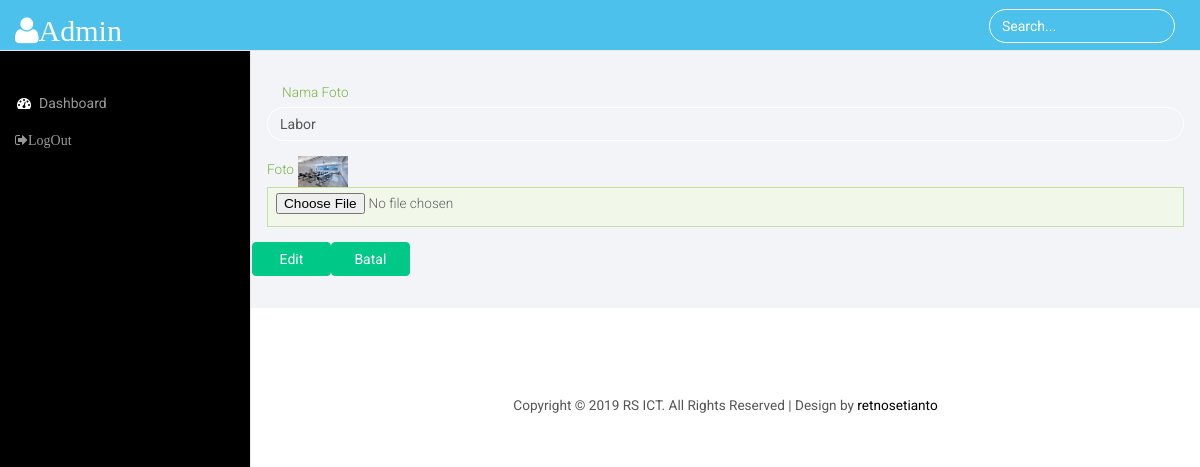
/admin/User/index.php?page=edit_galeri&id=2, run on the app's committed database.
### tables this page shows
CREATE TABLE `tbl_galeri` (
  `id_foto` int(11) NOT NULL,
  `nama_foto` varchar(45) NOT NULL,
  `foto_galeri` text NOT NULL
);

### admin/User/edit_galeri.php (the view, shortened to what this page needs)
<?php
     include "koneksi.php";
     $id = $_GET['id'];
         $pilih = mysqli_query($koneksi,"select * from tbl_galeri where id_foto='$id'");
         while($data = mysqli_fetch_array($pilih)){
 ?>
<div class="bs-example" data-example-id="form-validation-states">
    <form action="update_semua.php"  method="POST" enctype="multipart/form-data">
      <div class="form-group has-success">
        <label for="inputEmail3" class="col-sm-2 control-label">Nama Foto</label>
          <input type="text" class="form-control" id="nama_f" name="nama_f" value="<?= $data['nama_foto']; ?>" placeholder="">
        </div>
      </div>
      <div class="form-group has-success">
        <label class="control-label" for="inputSuccess1">Foto</label>
        <img style="width:50px" src="images/<?php echo $data['foto_galeri'];?>">
        <input type="file" class="form-control1" id="foto_g" name="foto_g">
      </div>
      <div class="row">
			<div>
				<button name="edit_galeri" class="btn-primary btn col-sm-1">Edit </button>
				<a href="?page=data_galeri" class="btn-primary btn col-sm-1">Batal</a>
			</div>
		</div>
  </div>
         <?php } ?>

### admin/User/css/style.css (style rules this page uses)
html, body { font-family: 'Roboto', sans-serif; font-size: 100%; background:#000; overflow-x: hidden; }
body a { transition:0.5s all; -webkit-transition:0.5s all; -moz-transition:0.5s all; -o-transition:0.5s all; -ms-transition:0.5s all; }
.form-control { background: none !important; border: 1px solid #fff !important; border-radius: 20px !important; box-shadow: none !important; }
.form-control1, .form-control_2.input-sm { border: 1px solid #e0e0e0; padding: 5px 8px; color: #616161; background: #fff; box-shadow: none !important; width: 100%; font-size: 0.85em; font-weight: 300; height: 40px; border-radius: 0; -webkit-appearance: none; }
.btn-primary { background-color: rgb(0, 200, 135) !important; border-color: rgb(0, 200, 135) !important; color: #fff; }
.radio label, .checkbox label, label { font-size: 0.85em; font-weight:300; vertical-align: middle; }
.has-success .form-control1 { background-color: #f1f8e9; border-color: #c5e1a5 !important; }
.has-success .help-block, .has-success .control-label, .has-success .radio, .has-success .checkbox, .has-success .radio-inline, .has-success .checkbox-inline, .has-success.radio label, .has-success.checkbox label, .has-success.radio-inline label, .has-success.checkbox-inline label { color: #7cb342; }

### data on the page
tbl_galeri: nama_f "Labor", foto_galeri (picture)
